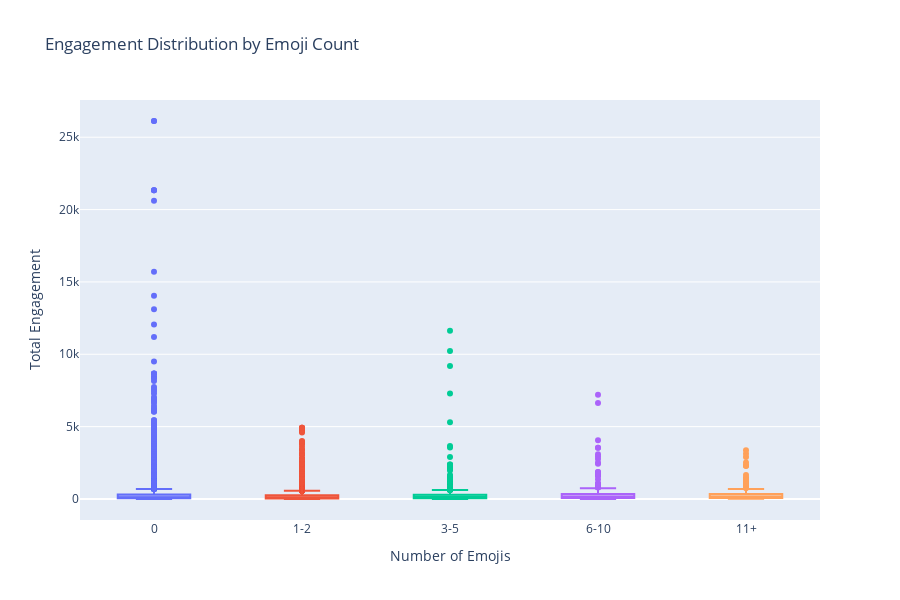

Notebook code for this chart:
### Code cell
# Visualize engagement by emoji count
emoji_count_plot = emoji_count_engagement.reset_index()
emoji_count_plot.columns = ['Emoji_Count', 'Avg_Engagement', 'Median_Engagement', 'Post_Count', 'Avg_Likes', 'Avg_Shares', 'Avg_Comments']

fig = px.box(
    df,
    x='emoji_count_bin',
    y='total_engagement',
    title='Engagement Distribution by Emoji Count',
    labels={'emoji_count_bin': 'Number of Emojis', 'total_engagement': 'Total Engagement'},
    category_orders={'emoji_count_bin': ['0', '1-2', '3-5', '6-10', '11+']},
    color='emoji_count_bin'
)

fig.update_layout(height=600, showlegend=False)
fig.show()
fig.write_html('../output/figures/engagement_by_emoji_count.html')

### Figure 1 — Plotly figure (JSON) as saved in the notebook; plotly's stock layout.template omitted (floating-point values rounded to 4 significant figures; data arrays with more than 128 entries replaced by an {"elided": "..."} marker saying what was removed)
{"data": [{"alignmentgroup": "True", "hovertemplate": "Number of Emojis=%{x}<br>Total Engagement=%{y}<extra></extra>", "legendgroup": "0", "marker": {"color": "#636efa"}, "name": "0", "notched": false, "offsetgroup": "0", "orientation": "v", "showlegend": true, "type": "box", "x": {"elided": "7315 str values"}, "x0": " ", "xaxis": "x", "y": {"elided": "7315 int values"}, "y0": " ", "yaxis": "y"}, {"alignmentgroup": "True", "hovertemplate": "Number of Emojis=%{x}<br>Total Engagement=%{y}<extra></extra>", "legendgroup": "1-2", "marker": {"color": "#EF553B"}, "name": "1-2", "notched": false, "offsetgroup": "1-2", "orientation": "v", "showlegend": true, "type": "box", "x": {"elided": "2447 str values"}, "x0": " ", "xaxis": "x", "y": {"elided": "2447 int values"}, "y0": " ", "yaxis": "y"}, {"alignmentgroup": "True", "hovertemplate": "Number of Emojis=%{x}<br>Total Engagement=%{y}<extra></extra>", "legendgroup": "3-5", "marker": {"color": "#00cc96"}, "name": "3-5", "notched": false, "offsetgroup": "3-5", "orientation": "v", "showlegend": true, "type": "box", "x": {"elided": "841 str values"}, "x0": " ", "xaxis": "x", "y": {"elided": "841 int values"}, "y0": " ", "yaxis": "y"}, {"alignmentgroup": "True", "hovertemplate": "Number of Emojis=%{x}<br>Total Engagement=%{y}<extra></extra>", "legendgroup": "6-10", "marker": {"color": "#ab63fa"}, "name": "6-10", "notched": false, "offsetgroup": "6-10", "orientation": "v", "showlegend": true, "type": "box", "x": {"elided": "399 str values"}, "x0": " ", "xaxis": "x", "y": {"elided": "399 int values"}, "y0": " ", "yaxis": "y"}, {"alignmentgroup": "True", "hovertemplate": "Number of Emojis=%{x}<br>Total Engagement=%{y}<extra></extra>", "legendgroup": "11+", "marker": {"color": "#FFA15A"}, "name": "11+", "notched": false, "offsetgroup": "11+", "orientation": "v", "showlegend": true, "type": "box", "x": {"elided": "225 str values"}, "x0": " ", "xaxis": "x", "y": {"elided": "225 int values"}, "y0": " ", "yaxis": "y"}], "layout": {"boxmode": "overlay", "height": 600, "legend": {"title": {"text": "Number of Emojis"}, "tracegroupgap": 0}, "showlegend": false, "title": {"text": "Engagement Distribution by Emoji Count"}, "xaxis": {"anchor": "y", "categoryarray": ["0", "1-2", "3-5", "6-10", "11+"], "categoryorder": "array", "domain": [0, 1], "title": {"text": "Number of Emojis"}}, "yaxis": {"anchor": "x", "domain": [0, 1], "title": {"text": "Total Engagement"}}}}
